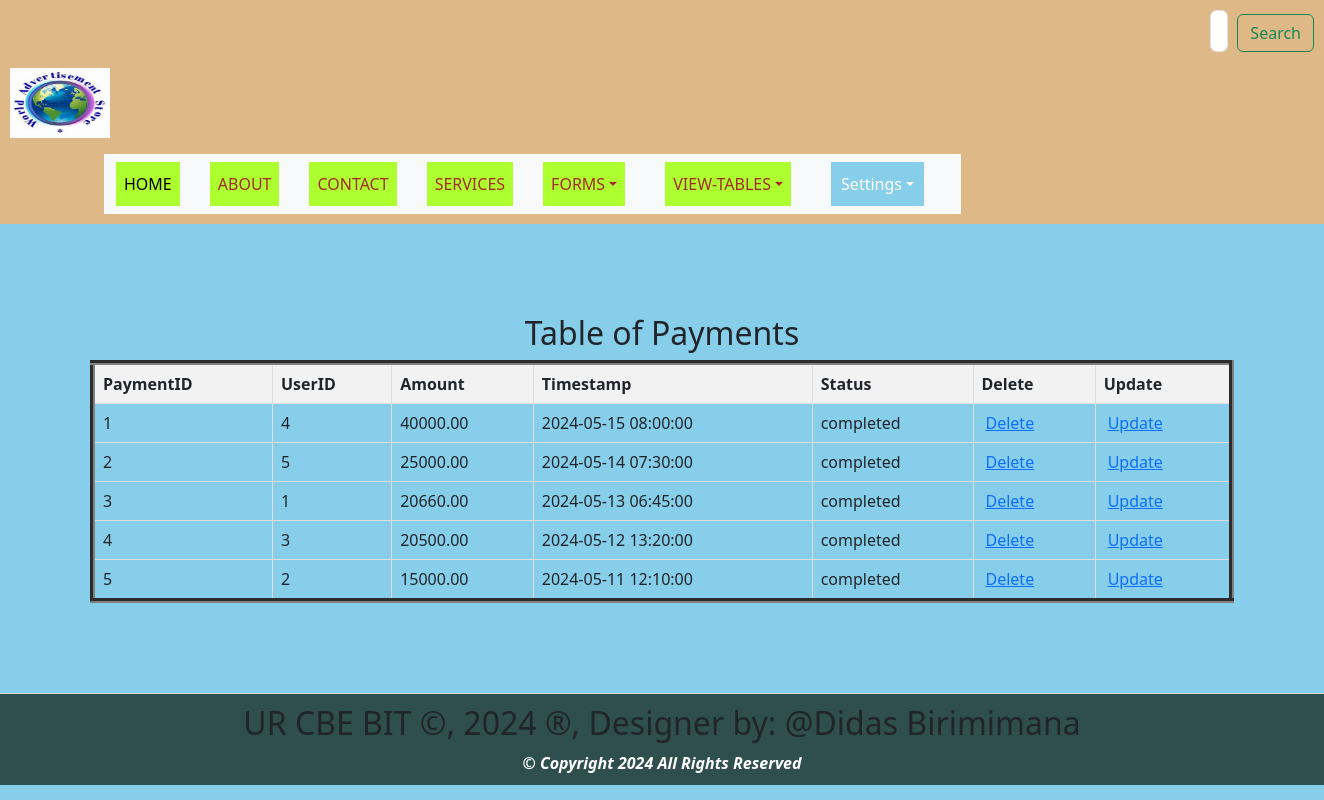
Screenshot of /view_payments.php with the database file from the repository.
### tables this page shows
CREATE TABLE `payments` (
  `PaymentID` int(11) NOT NULL,
  `UserID` int(11) NOT NULL,
  `Amount` decimal(10,2) NOT NULL,
  `Timestamp` timestamp NOT NULL DEFAULT current_timestamp(),
  `Status` enum('pending','completed','failed') DEFAULT 'pending'
);

### view_payments.php (the view, shortened to what this page needs)
<html>
<head>
  <link rel="stylesheet" type="text/css" href="styles.css" title="style 1" media="screen, tv, projection, handheld, print"/>
  <link rel="stylesheet" type="text/css" href="styles.css" title="style 1" media="screen, tv, projection, handheld, print">
    <link href="https://cdn.jsdelivr.net/npm/bootstrap@5.3.3/dist/css/bootstrap.min.css" rel="stylesheet">
</head>
<body style="background-color: skyblue;">
<header>
    <form class="d-flex" role="search" action="search.php" method="GET">
        <input class="form-control me-2" type="search" placeholder="Search" aria-label="Search" name="query">
        <button class="btn btn-outline-success" type="submit">Search</button>
    </form>
    <ul style="list-style-type: none; padding: 0;">
        <li style="display: inline; margin-right: 10px;">
           <a href="home.html">
            <img src="./Images/th.jpeg" width="100" height="70" alt="Logo"> </a>
        </li>
    </ul>
    <div class="container">
        <div class="row">
            <div class="col-auto">
                <div class="box">
                    <nav class="navbar navbar-expand-lg bg-body-tertiary">
                        <div class="container-fluid">
                            <div class="collapse navbar-collapse" id="navbarNavDropdown">
                                <ul class="navbar-nav">
                                    <li class="nav-item">
                                        <a class="nav-link active" aria-current="page" href="home.html">HOME</a>
                                    </li>
                                    <li class="nav-item">
                                        <a class="nav-link" href="about.html">ABOUT</a>
                                    </li>
                                    <li class="nav-item">
                                        <a class="nav-link" href="contact.html">CONTACT</a>
                                    </li>
                                    <li class="nav-item">
                                        <a class="nav-link" href="services.html">SERVICES</a>
                                    </li>
                                    <li class="nav-item dropdown">
                                        <a class="nav-link dropdown-toggle" href="#"  data-bs-toggle="dropdown" aria-expanded="false">FORMS</a>
                                    </li>
                                    <li class="nav-item dropdown">
                                        <a class="nav-link dropdown-toggle" href="#" role="button" data-bs-toggle="dropdown" aria-expanded="false">VIEW-TABLES</a>
                                    </li>
                                    <li class="dropdown" style="display: inline; margin-right: 10px;">
                                        <a href="#" class="nav-link dropdown-toggle" style="padding: 10px; color: white; background-color: skyblue; text-decoration: none; margin-right: 15px;">Settings</a>
                                    </li>
                                </ul>
                            </div>
                        </div>
                    </nav>
                </div>
            </div>
        </div>
    </div>
</header>
<section>
<!DOCTYPE html>
<html>
<head>
</head>
<body>
    <center><h2>Table of Payments</h2></center>
    <table border="5">
        <tr>
            <th>PaymentID</th>
            <th>UserID</th>
            <th>Amount</th>
            <th>Timestamp</th>
            <th>Status</th>
            <th>Delete</th>
            <th>Update</th>
        </tr>
        <?php
       include('Database_Connection.php');
        $sql = "SELECT * FROM payments";
        $result = $connection->query($sql);
        if ($result->num_rows > 0) {
            while ($row = $result->fetch_assoc()) {
                $instId = $row['PaymentID'];
                echo "<tr>
                    <td>" . $row['PaymentID'] . "</td>
                    <td>" . $row['UserID'] . "</td>
                    <td>" . $row['Amount'] . "</td>
                    <td>" . $row['Timestamp'] . "</td>
                    <td>" . $row['Status'] . "</td>
                    <td><a style='padding:4px' href='delete_payments.php?PaymentID=$instId'>Delete</a></td>
                    <td><a style='padding:4px' href='update_payments.php?PaymentID=$instId'>Update</a></td>
                </tr>";
            }
        } else {
            echo "<tr><td colspan='9'>No data found</td></tr>";
        }
        ?>
    </table>
</body>
    </section>
<footer>
 <marquee behavior='alternate'>
<b><h2>UR CBE BIT &copy, 2024 &reg, Designer by: @Didas Birimimana</h2></b>
</marquee>
<center><b style="color: white;"><i>&copy Copyright 2024 All Rights Reserved</i></b></center>
</footer>
</body>
</html>

### styles.css (style rules this page uses)
body { font-family: Arial, sans-serif; margin: 0; padding: 0; }
header { background-color: darkslategray; padding: 5px; }
nav { display: flex; justify-content: space-between; }
.nav-link { list-style: none; margin: 0; padding: 0; display: inline-block; margin-right: 20px; text-decoration: none; color: black; }
.dropdown { position: relative; display: inline; margin-right: 10px; }
section { padding: 90px; border-bottom: 1px solid #ddd; }
footer { text-align: center; padding: 10px; background-color: darkslategray; }

### view_payments.php (style rules this page uses)
.nav-link { padding: 10px; color: white; background-color: greenyellow; text-decoration: none; margin-right: 30px; text-align: center; }
.nav-link:link { color: brown; }
button.btn { margin-left: 1px; margin-top: 4px; }
input.form-control { margin-left: 1200px; padding: 8px; }
header { background-color: burlywood; padding: 10px; }
table { width: 100%; border-collapse: collapse; }
th, td { border: 1px solid #ddd; padding: 8px; text-align: left; }
th { background-color: #f2f2f2; }

### rows the page displays
payments: PaymentID "1", UserID "4", Amount "40000.00", Timestamp "2024-05-15 08:00:00", Status "completed"
payments: PaymentID "2", UserID "5", Amount "25000.00", Timestamp "2024-05-14 07:30:00", Status "completed"
payments: PaymentID "3", UserID "1", Amount "20660.00", Timestamp "2024-05-13 06:45:00", Status "completed"
payments: PaymentID "4", UserID "3", Amount "20500.00", Timestamp "2024-05-12 13:20:00", Status "completed"
payments: PaymentID "5", UserID "2", Amount "15000.00", Timestamp "2024-05-11 12:10:00", Status "completed"
